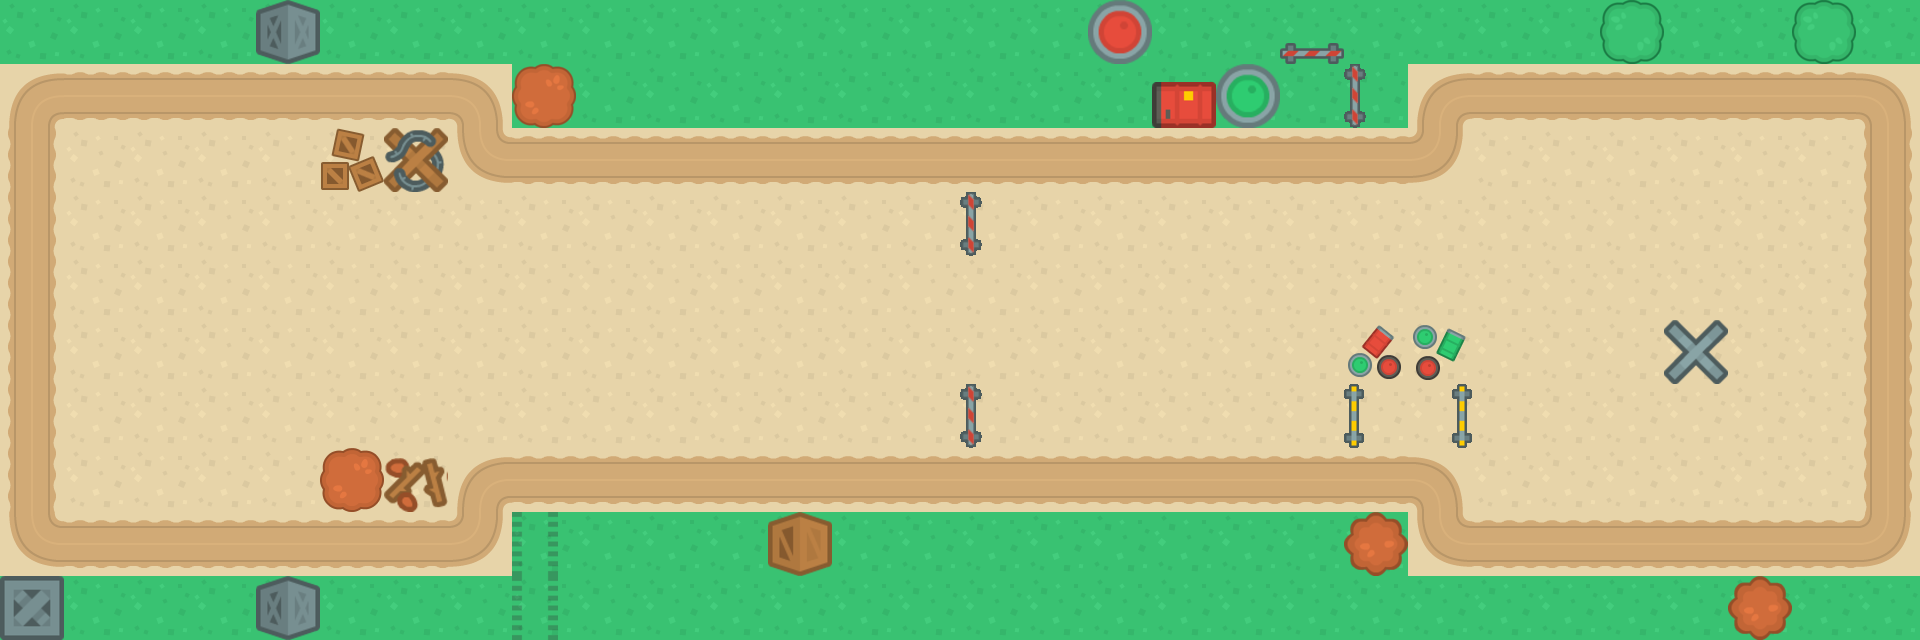

Rendered tile map (Tiled .tmx) drawn with the repository's tilesets; below, a short description and the map source with its tile grids summarised:
An orthogonal 30x10 tile map with 64x64 px tiles, 5 tile layers (bot, worldTerrain, worldObjects, top, ...), 4 tilesets and 6 objects (start, end, piece1, piece2, piece3, ...).

<map version="1.4" tiledversion="1.4.2" orientation="orthogonal" renderorder="right-down" width="30" height="10" tilewidth="64" tileheight="64" infinite="0" nextlayerid="7" nextobjectid="10">
 <editorsettings>
  <export target="../json/kurumap1.json" format="json" />
 </editorsettings>
 <tileset firstgid="1" name="tilesPerso" tilewidth="64" tileheight="64" tilecount="20" columns="5">
  <image source="../images/tilesPerso.png" width="320" height="256" />
  <tile id="0">
   <properties>
    <property name="collides" type="bool" value="true" />
   </properties>
  </tile>
  <tile id="1">
   <properties>
    <property name="collides" type="bool" value="true" />
   </properties>
  </tile>
  <tile id="2">
   <properties>
    <property name="collides" type="bool" value="true" />
   </properties>
  </tile>
  <tile id="3">
   <properties>
    <property name="collides" type="bool" value="true" />
   </properties>
  </tile>
  <tile id="4">
   <properties>
    <property name="collides" type="bool" value="true" />
   </properties>
  </tile>
  <tile id="5">
   <properties>
    <property name="collides" type="bool" value="true" />
   </properties>
  </tile>
  <tile id="6">
   <properties>
    <property name="collides" type="bool" value="true" />
   </properties>
  </tile>
  <tile id="7">
   <properties>
    <property name="collides" type="bool" value="true" />
   </properties>
  </tile>
  <tile id="8">
   <properties>
    <property name="collides" type="bool" value="true" />
   </properties>
  </tile>
  <tile id="9">
   <properties>
    <property name="collides" type="bool" value="true" />
   </properties>
  </tile>
  <tile id="10">
   <properties>
    <property name="collides" type="bool" value="true" />
   </properties>
  </tile>
  <tile id="11">
   <properties>
    <property name="collides" type="bool" value="true" />
   </properties>
  </tile>
  <tile id="12">
   <properties>
    <property name="collides" type="bool" value="true" />
   </properties>
  </tile>
  <tile id="13">
   <properties>
    <property name="collides" type="bool" value="true" />
   </properties>
  </tile>
  <tile id="14">
   <properties>
    <property name="collides" type="bool" value="true" />
   </properties>
  </tile>
  <tile id="15">
   <properties>
    <property name="collides" type="bool" value="true" />
   </properties>
  </tile>
  <tile id="16">
   <properties>
    <property name="collides" type="bool" value="true" />
   </properties>
  </tile>
  <tile id="17">
   <properties>
    <property name="collides" type="bool" value="true" />
   </properties>
  </tile>
  <tile id="18">
   <properties>
    <property name="collides" type="bool" value="true" />
   </properties>
  </tile>
  <tile id="19">
   <properties>
    <property name="collides" type="bool" value="true" />
   </properties>
  </tile>
 </tileset>
 <tileset firstgid="21" name="terrain" tilewidth="64" tileheight="64" tilecount="40" columns="10">
  <image source="../images/terrainTiles_default.png" width="640" height="256" />
  <tile id="0">
   <properties>
    <property name="collides" type="bool" value="false" />
   </properties>
  </tile>
  <tile id="1">
   <properties>
    <property name="collides" type="bool" value="true" />
   </properties>
  </tile>
  <tile id="2">
   <properties>
    <property name="collides" type="bool" value="true" />
   </properties>
  </tile>
  <tile id="3">
   <properties>
    <property name="collides" type="bool" value="true" />
   </properties>
  </tile>
  <tile id="4">
   <properties>
    <property name="collides" type="bool" value="true" />
   </properties>
  </tile>
  <tile id="5">
   <properties>
    <property name="collides" type="bool" value="true" />
   </properties>
  </tile>
  <tile id="6">
   <properties>
    <property name="collides" type="bool" value="true" />
   </properties>
  </tile>
  <tile id="7">
   <properties>
    <property name="collides" type="bool" value="false" />
   </properties>
  </tile>
  <tile id="8">
   <properties>
    <property name="collides" type="bool" value="false" />
   </properties>
  </tile>
  <tile id="9">
   <properties>
    <property name="collides" type="bool" value="true" />
   </properties>
  </tile>
  <tile id="10">
   <properties>
    <property name="collides" type="bool" value="false" />
   </properties>
  </tile>
  <tile id="11">
   <properties>
    <property name="collides" type="bool" value="true" />
   </properties>
  </tile>
  <tile id="12">
   <properties>
    <property name="collides" type="bool" value="true" />
   </properties>
  </tile>
  <tile id="13">
   <properties>
    <property name="collides" type="bool" value="true" />
   </properties>
  </tile>
  <tile id="14">
   <properties>
    <property name="collides" type="bool" value="true" />
   </properties>
  </tile>
  <tile id="15">
   <properties>
    <property name="collides" type="bool" value="true" />
   </properties>
  </tile>
  <tile id="16">
   <properties>
    <property name="collides" type="bool" value="true" />
   </properties>
  </tile>
  <tile id="17">
   <properties>
    <property name="collides" type="bool" value="false" />
   </properties>
  </tile>
  <tile id="18">
   <properties>
    <property name="collides" type="bool" value="false" />
   </properties>
  </tile>
  <tile id="19">
   <properties>
    <property name="collides" type="bool" value="true" />
   </properties>
  </tile>
  <tile id="20">
   <properties>
    <property name="collides" type="bool" value="false" />
   </properties>
  </tile>
  <tile id="21">
   <properties>
    <property name="collides" type="bool" value="true" />
   </properties>
  </tile>
  <tile id="22">
   <properties>
    <property name="collides" type="bool" value="true" />
   </properties>
  </tile>
  <tile id="23">
   <properties>
    <property name="collides" type="bool" value="true" />
   </properties>
  </tile>
  <tile id="24">
   <properties>
    <property name="collides" type="bool" value="true" />
   </properties>
  </tile>
  <tile id="25">
   <properties>
    <property name="collides" type="bool" value="true" />
   </properties>
  </tile>
  <tile id="26">
   <properties>
    <property name="collides" type="bool" value="true" />
   </properties>
  </tile>
  <tile id="27">
   <properties>
    <property name="collides" type="bool" value="true" />
   </properties>
  </tile>
  <tile id="28">
   <properties>
    <property name="collides" type="bool" value="true" />
   </properties>
  </tile>
  <tile id="29">
   <properties>
    <property name="collides" type="bool" value="true" />
   </properties>
  </tile>
  <tile id="30">
   <properties>
    <property name="collides" type="bool" value="false" />
   </properties>
  </tile>
  <tile id="31">
   <properties>
    <property name="collides" type="bool" value="true" />
   </properties>
  </tile>
  <tile id="32">
   <properties>
    <property name="collides" type="bool" value="true" />
   </properties>
  </tile>
  <tile id="33">
   <properties>
    <property name="collides" type="bool" value="true" />
   </properties>
  </tile>
  <tile id="34">
   <properties>
    <property name="collides" type="bool" value="true" />
   </properties>
  </tile>
  <tile id="35">
   <properties>
    <property name="collides" type="bool" value="true" />
   </properties>
  </tile>
  <tile id="36">
   <properties>
    <property name="collides" type="bool" value="true" />
   </properties>
  </tile>
  <tile id="37">
   <properties>
    <property name="collides" type="bool" value="true" />
   </properties>
  </tile>
  <tile id="38">
   <properties>
    <property name="collides" type="bool" value="true" />
   </properties>
  </tile>
  <tile id="39">
   <properties>
    <property name="collides" type="bool" value="true" />
   </properties>
  </tile>
 </tileset>
 <tileset firstgid="61" name="tile-sheet-objet" tilewidth="64" tileheight="64" tilecount="27" columns="9">
  <image source="../images/tile-sheet-objet.png" width="576" height="192" />
  <tile id="0">
   <properties>
    <property name="collides" type="bool" value="true" />
   </properties>
  </tile>
  <tile id="1">
   <properties>
    <property name="collides" type="bool" value="true" />
   </properties>
  </tile>
  <tile id="2">
   <properties>
    <property name="collides" type="bool" value="true" />
   </properties>
  </tile>
  <tile id="3">
   <properties>
    <property name="collides" type="bool" value="true" />
   </properties>
  </tile>
  <tile id="4">
   <properties>
    <property name="collides" type="bool" value="true" />
   </properties>
  </tile>
  <tile id="5">
   <properties>
    <property name="collides" type="bool" value="true" />
   </properties>
  </tile>
  <tile id="6">
   <properties>
    <property name="collides" type="bool" value="true" />
   </properties>
  </tile>
  <tile id="7">
   <properties>
    <property name="collides" type="bool" value="true" />
   </properties>
  </tile>
  <tile id="8">
   <properties>
    <property name="collides" type="bool" value="false" />
    <property name="name" value="endLevel" />
   </properties>
  </tile>
  <tile id="9">
   <properties>
    <property name="collides" type="bool" value="true" />
   </properties>
  </tile>
  <tile id="10">
   <properties>
    <property name="collides" type="bool" value="true" />
   </properties>
  </tile>
  <tile id="11">
   <properties>
    <property name="collides" type="bool" value="true" />
   </properties>
  </tile>
  <tile id="12">
   <properties>
    <property name="collides" type="bool" value="true" />
   </properties>
  </tile>
  <tile id="13">
   <properties>
    <property name="collides" type="bool" value="true" />
   </properties>
  </tile>
  <tile id="14">
   <properties>
    <property name="collides" type="bool" value="true" />
   </properties>
  </tile>
  <tile id="15">
   <properties>
    <property name="collides" type="bool" value="true" />
   </properties>
  </tile>
  <tile id="16">
   <properties>
    <property name="collides" type="bool" value="true" />
   </properties>
  </tile>
  <tile id="17">
   <properties>
    <property name="collides" type="bool" value="true" />
   </properties>
  </tile>
  <tile id="18">
   <properties>
    <property name="collides" type="bool" value="true" />
   </properties>
  </tile>
  <tile id="19">
   <properties>
    <property name="collides" type="bool" value="true" />
   </properties>
  </tile>
  <tile id="20">
   <properties>
    <property name="collides" type="bool" value="true" />
   </properties>
  </tile>
  <tile id="21">
   <properties>
    <property name="collides" type="bool" value="true" />
   </properties>
  </tile>
  <tile id="22">
   <properties>
    <property name="collides" type="bool" value="true" />
   </properties>
  </tile>
  <tile id="23">
   <properties>
    <property name="collides" type="bool" value="true" />
   </properties>
  </tile>
  <tile id="24">
   <properties>
    <property name="collides" type="bool" value="true" />
   </properties>
  </tile>
  <tile id="25">
   <properties>
    <property name="collides" type="bool" value="true" />
   </properties>
  </tile>
  <tile id="26">
   <properties>
    <property name="collides" type="bool" value="true" />
   </properties>
  </tile>
 </tileset>
 <tileset firstgid="88" name="Tiles_sheet_bumper_64" tilewidth="64" tileheight="64" tilecount="3" columns="3">
  <image source="../images/Tiles_sheet_bumper_64.png" width="192" height="64" />
  <tile id="0">
   <animation>
    <frame tileid="2" duration="200" />
    <frame tileid="1" duration="200" />
    <frame tileid="0" duration="200" />
   </animation>
  </tile>
 </tileset>
 <layer id="5" name="bot" width="30" height="10">
  <data>[300 cells, 300 non-empty, 2 distinct tile ids]</data>
 </layer>
 <layer id="4" name="worldTerrain" width="30" height="10">
  <data>[300 cells, 76 non-empty, 6 distinct tile ids]</data>
 </layer>
 <layer id="6" name="worldObjects" width="30" height="10">
  <data>[300 cells, 7 non-empty, 5 distinct tile ids]</data>
 </layer>
 <layer id="3" name="top" width="30" height="10">
  <data>[300 cells, 16 non-empty, 12 distinct tile ids]</data>
 </layer>
 <layer id="1" name="overlap" width="30" height="10">
  <data>[300 cells, 4 non-empty, 4 distinct tile ids]</data>
 </layer>
 <objectgroup id="2" name="Objects">
  <object id="1" name="start" x="238" y="320">
   <properties>
    <property name="nbPieces" type="int" value="4" />
   </properties>
  </object>
  <object id="2" name="end" x="1695" y="350.455" />
  <object id="4" name="piece1" x="505" y="262.667" />
  <object id="5" name="piece2" x="788" y="384" />
  <object id="6" name="piece3" x="1192" y="280" />
  <object id="8" name="piece4" x="1636" y="220" />
 </objectgroup>
</map>
